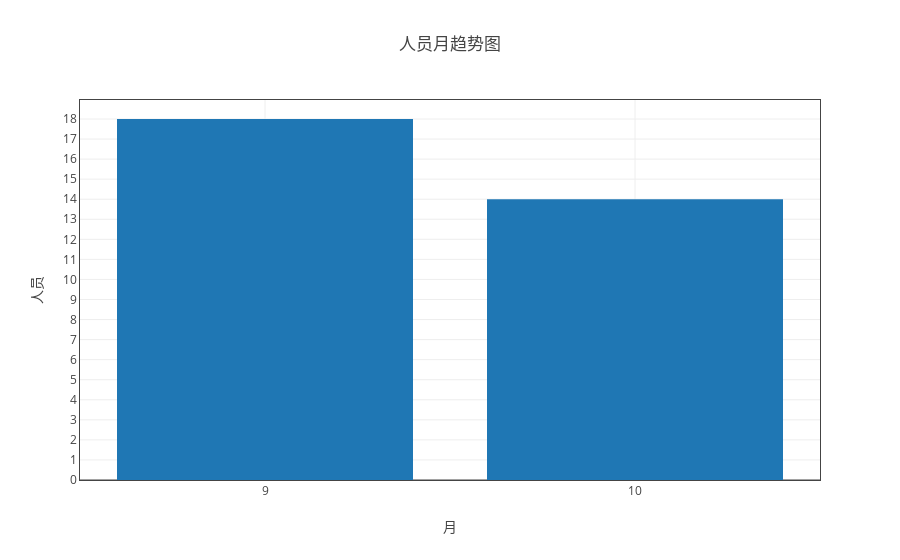

Notebook code cell kept with this figure:
### Code cell
ss = myModule.format(all_df1 ,"month" ,['人员'] )
ss.get_average_by('日期（格式“月-周次”）')
tt = myModule.myPlot(ss.groupby("count") )# ,"日期（格式“月-周次”）" ,['人员'])
tt.plot('bar',tag='月')

### Figure 1 — Plotly figure (JSON) as saved in the notebook; plotly's stock layout.template omitted (floating-point values rounded to 4 significant figures)
{"data": [{"name": "人员", "type": "bar", "uid": "4aaabb37-d5ea-11e8-8ddb-a41f72875c19", "x": [9, 10], "y": [18, 14]}], "layout": {"title": "人员月趋势图", "xaxis": {"mirror": "all", "nticks": 20, "showgrid": true, "showline": true, "title": "月", "type": "category", "zeroline": true}, "yaxis": {"mirror": "all", "nticks": 20, "showgrid": true, "showline": true, "title": "人员", "zeroline": true}}}
